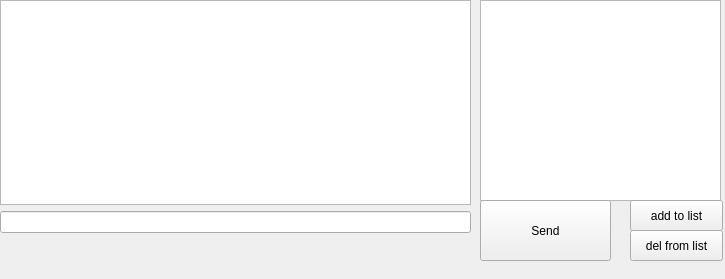
<?xml version="1.0" encoding="UTF-8"?>
<ui version="4.0">
 <class>Form</class>
 <widget class="QWidget" name="Form">
  <property name="geometry">
   <rect>
    <x>0</x>
    <y>0</y>
    <width>725</width>
    <height>279</height>
   </rect>
  </property>
  <property name="windowTitle">
   <string>my first GUI Client</string>
  </property>
  <widget class="QListView" name="listView">
   <property name="geometry">
    <rect>
     <x>480</x>
     <y>0</y>
     <width>241</width>
     <height>201</height>
    </rect>
   </property>
  </widget>
  <widget class="QPushButton" name="sendButton">
   <property name="geometry">
    <rect>
     <x>480</x>
     <y>200</y>
     <width>131</width>
     <height>61</height>
    </rect>
   </property>
   <property name="text">
    <string>Send</string>
   </property>
  </widget>
  <widget class="QPushButton" name="delButtonfromlist">
   <property name="geometry">
    <rect>
     <x>630</x>
     <y>230</y>
     <width>93</width>
     <height>31</height>
    </rect>
   </property>
   <property name="text">
    <string>del from list</string>
   </property>
  </widget>
  <widget class="QPushButton" name="addButtontolist">
   <property name="geometry">
    <rect>
     <x>630</x>
     <y>200</y>
     <width>93</width>
     <height>31</height>
    </rect>
   </property>
   <property name="text">
    <string>add to list</string>
   </property>
  </widget>
  <widget class="QWidget" name="layoutWidget">
   <property name="geometry">
    <rect>
     <x>0</x>
     <y>0</y>
     <width>471</width>
     <height>233</height>
    </rect>
   </property>
   <layout class="QVBoxLayout" name="verticalLayout">
    <item>
     <widget class="QTextEdit" name="textEdit">
      <property name="enabled">
       <bool>true</bool>
      </property>
      <property name="readOnly">
       <bool>true</bool>
      </property>
     </widget>
    </item>
    <item>
     <widget class="QLineEdit" name="lineEdit"/>
    </item>
   </layout>
  </widget>
 </widget>
 <resources/>
 <connections/>
</ui>
